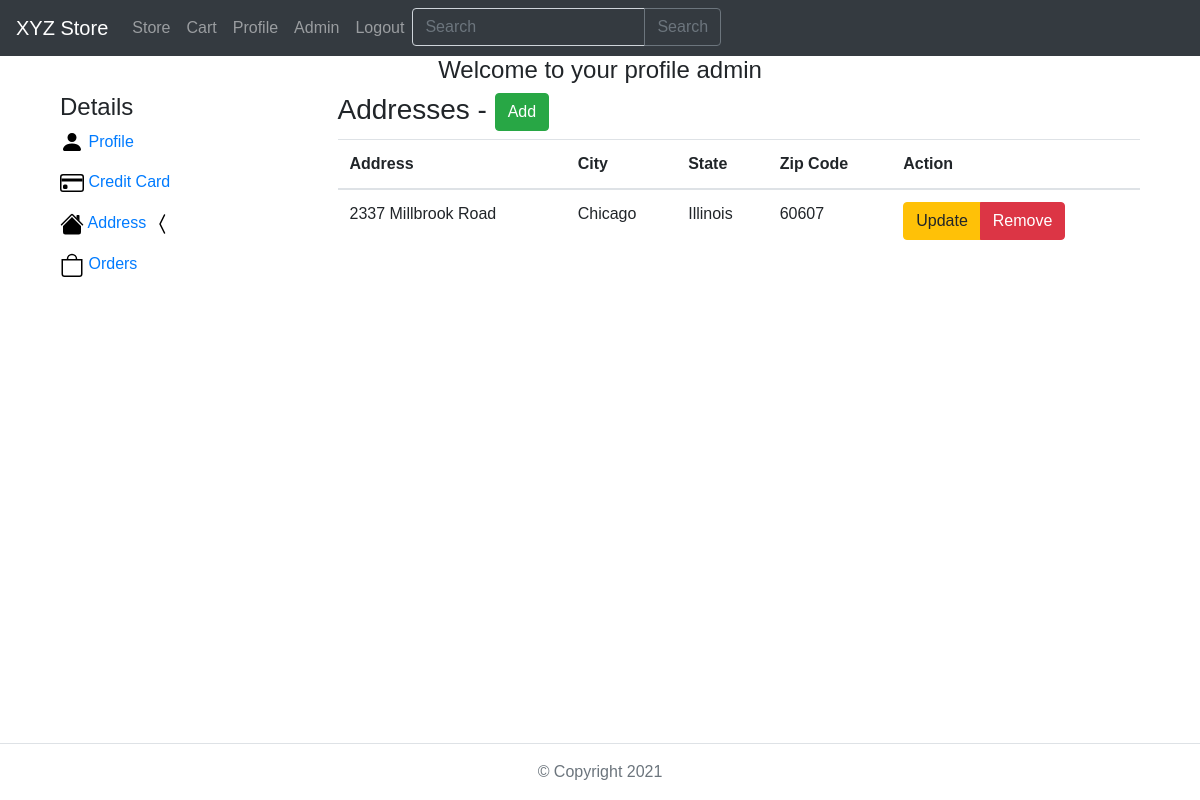
The app's page /addresses (signed in) with its own data.
### classes/models.py (models this page shows)
class User(UserMixin, db.Model):
    id = db.Column(db.Integer, primary_key=True)
    username = db.Column(db.String(25), unique=True, nullable=False)
    email = db.Column(db.String(120), unique=True, nullable=False)
    password = db.Column(db.String(80), nullable=False)
    date_created = db.Column(db.DateTime, default=datetime.now)
    status = db.Column(db.Boolean(), nullable=False, default=True)
    roles = db.relationship(
        "Role",
        secondary=roles_users,
        backref=db.backref("users", lazy="dynamic"),
    )
    reviews = db.relationship("Review", backref=db.backref("user"))
    orders = db.relationship("Orders", backref=db.backref("user"))
    credit_cards = db.relationship(
        "CreditCard",
        backref=db.backref("user"),
        cascade="all, delete, delete-orphan",
    )
    addresses = db.relationship(
        "Address",
        backref=db.backref("user"),
        cascade="all, delete, delete-orphan",
    )

class Address(db.Model):
    id = db.Column(db.Integer, primary_key=True)
    address = db.Column(db.String(120), nullable=False)
    zip_code = db.Column(db.Integer, nullable=False)
    city = db.Column(db.String(120), nullable=False)
    state = db.Column(db.String(120), nullable=False)
    user_id = db.Column(db.Integer, db.ForeignKey("user.id"), nullable=False)

### app.py (the view)
@app.route("/addresses")
@login_required
def addresses():
    return render_template("addresses.html", current_user=current_user)

### app.py (called while the page is built)
@login_manager.user_loader
def load_user(user_id):
    return User.query.get(int(user_id))

@app.after_request
def add_header(response):
    response.headers[
        "Strict-Transport-Security"
    ] = "max-age=31536000; includeSubDomains"
    response.headers["X-Content-Type-Options"] = "nosniff"
    response.headers["X-Frame-Options"] = "SAMEORIGIN"
    response.headers["X-XSS-Protection"] = "1; mode=block"
    return response

### templates/addresses.html (shortened to what this page needs)
{% extends "base.html" %}
{% block content %}
{% from "includes/_form_helper.html" import render_field %}
<div class="container-fluid content">
  <div class="row justify-content-center">
    <div class="col-sm-12">
      <h4 class="text-center">Welcome to your profile {{ current_user.username}}
      </h4>
    </div>
  </div>
  <div class="row justify-content-center">
    <div class="col-sm-3">
      <h4>Details</h4>
      <p>
        <img src="/static/images/person-fill.svg" alt="" width="24"
          height="24" />
        <a href="/profile">Profile</a>
      </p>
      <p>
        <img src="/static/images/credit-card.svg" alt="" width="24"
          height="24" />
        <a href="/cards">Credit Card</a>
      </p>
      <p>
        <img src="/static/images/house-fill.svg" alt="" width="24"
          height="24" />
        <a href="/addresses">Address</a>
        <img src="/static/images/chevron-compact-left.svg" alt="" width="24"
          height="24" />
      </p>
      <p>
        <img src="/static/images/bag.svg" alt="" width="24" height="24" />
        <a href="/orders">Orders</a>
      </p>
    </div>
    <div class="col-sm-9">
      <h3>Addresses - <button class="btn btn-success"
          onclick="location.href='/addresses/add'">Add</button></h3>
      <table class="table">
        <thead>
          <tr>
            <th>Address</th>
            <th>City</th>
            <th>State</th>
            <th>Zip Code</th>
            <th>Action</th>
          </tr>
        </thead>
        <tbody>
          {% for address in current_user.addresses %}
          <tr>
            <td>{{ address.address }}</td>
            <td>{{ address.city }}</td>
            <td>{{ address.state }}</td>
            <td>{{ address.zip_code }}</td>
            <td>
              <div class="btn-group">
                <button class="btn btn-warning"
                  onclick="location.href='/addresses/update/{{ address.id }}'">Update</button>
                <button class="btn btn-danger"
                  onclick="location.href='/addresses/remove/{{ address.id }}'">Remove</button>
              </div>
            </td>
          </tr>
          {% endfor %}
        </tbody>
      </table>
    </div>
  </div>
</div>
{% endblock %}

### static/css/styles.css (style rules this page uses)
body { margin: 0; font-family: "Source Sans Pro", sans-serif; }

### records on screen
User: username "admin"
Address: address "2337 Millbrook Road", city "Chicago", state "Illinois", zip_code "60607"
